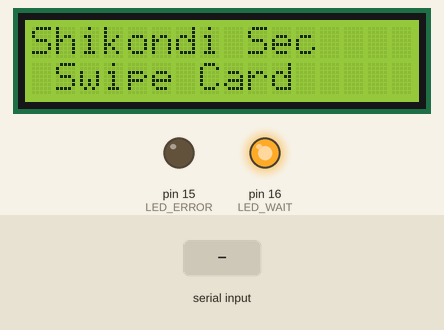
Recording of a sketch running on a simulated Arduino Uno, built with avr-gcc and run on an emulated ATmega328P. On the bench: 16×2 character LCD, output pins drawn as LEDs (lit = HIGH). The inputs (shaded band) are chosen by the test bench. Pins used as bus, display or sensor lines are not drawn; what the sketch prints to the serial monitor is not drawn.

Above: at 3.2 s.
3.3 s: "true\n" received over the second serial link
At 3.9 s:
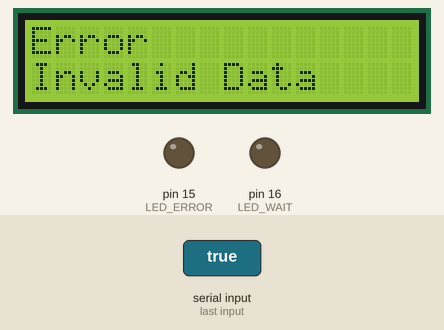
4.8 s: "false\n" received over the second serial link
At 7.7 s:
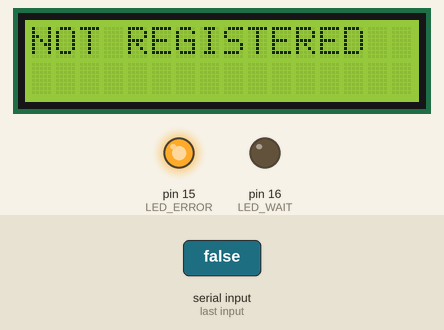
Timing chart, 0 to 18.8 s (numbered marks = the images above; inputs shaded):
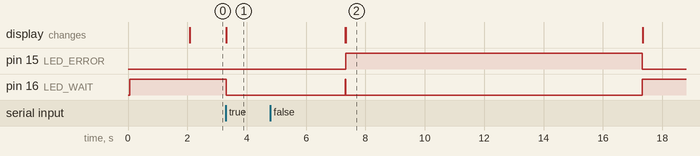

The sketch:

arduinoLcd.ino
```cpp
/*
 * Arduino LCD Display for Library Management System
 *
 * This code receives messages from ESP8266 via SoftwareSerial
 * and displays them on a 16x2 LCD screen.
 *
 * Hardware:
 * - Arduino Uno
 * - 16x2 LCD Display
 * - ESP8266 connected via SoftwareSerial
 *
 * Wiring:
 * - LCD RS -> Arduino Pin 7
 * - LCD EN -> Arduino Pin 5
 * - LCD D4 -> Arduino Pin 4
 * - LCD D5 -> Arduino Pin 3
 * - LCD D6 -> Arduino Pin 2
 * - LCD D7 -> Arduino Pin A0
 * - LCD Contrast -> Arduino Pin 6 (PWM)
 * - ESP8266 TX -> Arduino Pin 9 (RX)
 *
 * Message Format from ESP8266:
 * RFID|registered|name|booksBorrowed|event|message
 * Example: 03D4DB26|true|Gloria|0|borrow|Welcome Gloria
 */

#include <SoftwareSerial.h>
#include <LiquidCrystal.h>

// ==================== PIN CONFIGURATION ====================
#define LCD_CONTRAST 6
#define LCD_RS 7
#define LCD_EN 5
#define LCD_D4 4
#define LCD_D5 3
#define LCD_D6 2
#define LCD_D7 A0

// SoftwareSerial Pins (connect to ESP8266)
#define SOFT_RX 9
#define SOFT_TX 8

// LED indicators
#define LED_SUCCESS 14   // A1 - Green LED
#define LED_ERROR 15    // A2 - Red LED
#define LED_WAIT 16     // A3 - Yellow LED

// ==================== INITIALIZE COMPONENTS ====================
LiquidCrystal lcd(LCD_RS, LCD_EN, LCD_D4, LCD_D5, LCD_D6, LCD_D7);
SoftwareSerial serialIn(SOFT_RX, SOFT_TX);

// ==================== VARIABLES ====================
String inputString = "";
boolean stringComplete = false;
boolean wifiConnected = false;

// ==================== SCHOOL NAME ====================
const String SCHOOL_NAME = "Shikondi Sec";

void setup() {
    // Set LCD contrast using PWM
    analogWrite(LCD_CONTRAST, 100);

    // Initialize LCD
    lcd.begin(16, 2);
    lcd.print(SCHOOL_NAME);
    lcd.setCursor(0, 1);
    lcd.print("Initializing...");

    // Initialize SoftwareSerial
    serialIn.begin(9600);

    // Initialize LED pins
    pinMode(LED_SUCCESS, OUTPUT);
    pinMode(LED_ERROR, OUTPUT);
    pinMode(LED_WAIT, OUTPUT);

    // Initialize LEDs
    digitalWrite(LED_SUCCESS, LOW);
    digitalWrite(LED_ERROR, LOW);
    digitalWrite(LED_WAIT, HIGH);  // Start with wait LED on

    // Reserve buffer
    inputString.reserve(200);

    delay(2000);
    showIdleScreen();

    Serial.begin(9600);
    Serial.println("LCD Display Ready!");
}

void loop() {
    // Read from SoftwareSerial
    while (serialIn.available()) {
        char inChar = (char)serialIn.read();
        inputString += inChar;

        if (inChar == '\n' || inChar == '\r') {
            stringComplete = true;
        }
    }

    if (stringComplete) {
        inputString.trim();
        Serial.println("Received: " + inputString);
        processMessage(inputString);
        inputString = "";
        stringComplete = false;
    }

    delay(10);
}

// ==================== PROCESS MESSAGE ====================
void processMessage(String message) {
    // Format: RFID|registered|name|booksBorrowed|event|message
    // Example: 03D4DB26|true|Gloria|0|borrow|Welcome Gloria

    Serial.println("Processing: " + message);

    // Split by pipe character
    String parts[7];
    int partIndex = 0;
    int lastIndex = 0;

    for (int i = 0; i < message.length(); i++) {
        if (message.charAt(i) == '|') {
            parts[partIndex] = message.substring(lastIndex, i);
            lastIndex = i + 1;
            partIndex++;
            if (partIndex >= 7) break;
        }
    }
    if (lastIndex < message.length()) {
        parts[partIndex] = message.substring(lastIndex);
    }

    // Extract values (handle potential duplicate RFID at start)
    String rfid = "";
    String registered = "false";
    String name = "";
    String booksBorrowed = "0";
    String event = "";

    // Find the actual data
    for (int i = 0; i <= partIndex; i++) {
        if (parts[i] == "true" || parts[i] == "false") {
            // This is the registered field
            registered = parts[i];
            // Name should be next
            if (i + 1 <= partIndex && parts[i+1] != "") {
                name = parts[i+1];
            }
            // booksBorrowed after name
            if (i + 2 <= partIndex && parts[i+2] != "") {
                booksBorrowed = parts[i+2];
            }
            // event after booksBorrowed
            if (i + 3 <= partIndex && parts[i+3] != "") {
                event = parts[i+3];
            }
            break;
        } else if (parts[i].length() == 8 && parts[i] != "true" && parts[i] != "false") {
            // This is likely the RFID
            rfid = parts[i];
        }
    }

    // Also check for wifi status messages
    if (message.indexOf("Connecting") != -1 || message.indexOf("Connecting") != -1) {
        showWifiConnecting();
        return;
    }

    if (message.indexOf("WIFI Connected") != -1 || message.indexOf("Connected!") != -1 || message.indexOf("WiFi Connected") != -1) {
        wifiConnected = true;
        showWifiConnected();
        delay(5000);
        showIdleScreen();
        return;
    }

    if (message.indexOf("WIFI Failed") != -1 || message.indexOf("Failed") != -1 || message.indexOf("error") != -1 || message.indexOf("disconnected") != -1 || message.indexOf("WiFi") != -1) {
        wifiConnected = false;
        showWifiError();
        delay(2000);
        showIdleScreen();
        return;
    }

    // Display based on registration status
    if (registered == "true") {
        // Registered student
        digitalWrite(LED_WAIT, LOW);
        digitalWrite(LED_SUCCESS, HIGH);

        if (name != "") {
            if (event == "borrow") {
                showBorrowScreen(name, booksBorrowed);
            } else if (event == "return") {
                showReturnScreen(name, booksBorrowed);
            } else {
                showWelcomeScreen(name, booksBorrowed);
            }
        } else {
            showErrorScreen("Invalid Data");
        }

        delay(4000);
        digitalWrite(LED_SUCCESS, LOW);
        digitalWrite(LED_WAIT, HIGH);

    } else {
        // Not registered
        digitalWrite(LED_WAIT, LOW);
        digitalWrite(LED_ERROR, HIGH);

        showNotRegisteredScreen(rfid);

        delay(10000);
        digitalWrite(LED_ERROR, LOW);
        digitalWrite(LED_WAIT, HIGH);
    }

    showIdleScreen();
}

// ==================== LCD DISPLAY FUNCTIONS ====================

// Idle screen - School name on line 1, Swipe card on line 2
void showIdleScreen() {
    lcd.clear();
    lcd.print(SCHOOL_NAME);
    lcd.setCursor(0, 1);
    lcd.print(" Swipe Card   ");
}

// WiFi connecting
void showWifiConnecting() {
    lcd.clear();
    lcd.print("WiFi");
    lcd.setCursor(0, 1);
    lcd.print("Connecting...");
}

// WiFi connected
void showWifiConnected() {
    lcd.clear();
    lcd.print("WiFi");
    lcd.setCursor(0, 1);
    lcd.print("Connected!");
}

// WiFi error
void showWifiError() {
    lcd.clear();
    lcd.print("WiFi Error!");
    lcd.setCursor(0, 1);
    lcd.print("Check Connection");
}

// Registered student - Welcome + name
void showWelcomeScreen(String name, String books) {
    lcd.clear();
    lcd.print("Welcome");

    // Line 2: Truncate name if needed
    lcd.setCursor(0, 1);
    if (name.length() > 16) {
        name = name.substring(0, 16);
    }
    lcd.print(name);
}

// Borrow screen
void showBorrowScreen(String name, String books) {

    lcd.clear();
    lcd.setCursor(0, 1);
    if (name.length() > 10) {
        name = name.substring(0, 10);
    }
    lcd.print(name);

    lcd.setCursor(0, 0);
    lcd.print("Books: ");
     lcd.setCursor(8, 0);
     lcd.print(books);
     delay(5000);

    lcd.clear();
    lcd.print("Borrowing...");

    lcd.setCursor(0, 1);
    if (name.length() > 10) {
        name = name.substring(0, 10);
    }
    lcd.print(name);
    delay(5000);


}

// Return screen
void showReturnScreen(String name, String books) {
    lcd.clear();
    lcd.print("Returning...");

    lcd.setCursor(0, 1);
    if (name.length() > 10) {
        name = name.substring(0, 10);
    }
    lcd.print(name);
}

// Not registered screen
void showNotRegisteredScreen(String rfid) {
    lcd.clear();
    lcd.print("NOT REGISTERED");

    lcd.setCursor(0, 1);
    // Show truncated RFID
    if (rfid.length() > 12) {
        rfid = rfid.substring(0, 12);
    }
    lcd.print(rfid);
}

// Error screen
void showErrorScreen(String error) {
    lcd.clear();
    lcd.print("Error");

    lcd.setCursor(0, 1);
    if (error.length() > 16) {
        error = error.substring(0, 16);
    }
    lcd.print(error);
}

// Scanning message
void showScanningScreen() {
    lcd.clear();
    lcd.print("Scanning...");

    lcd.setCursor(0, 1);
    lcd.print("Please wait...");
}
```

Measured:
- after the input at 3.3 s, pin 16 (LED_WAIT): HIGH → LOW at once; the display: changes at once (image 1)
- after the input at 4.8 s, pin 15 (LED_ERROR): LOW → HIGH after 2.5 s, → LOW 10.0 s later; the display: first differs from a run without the input after 2.5 s (image 2)
